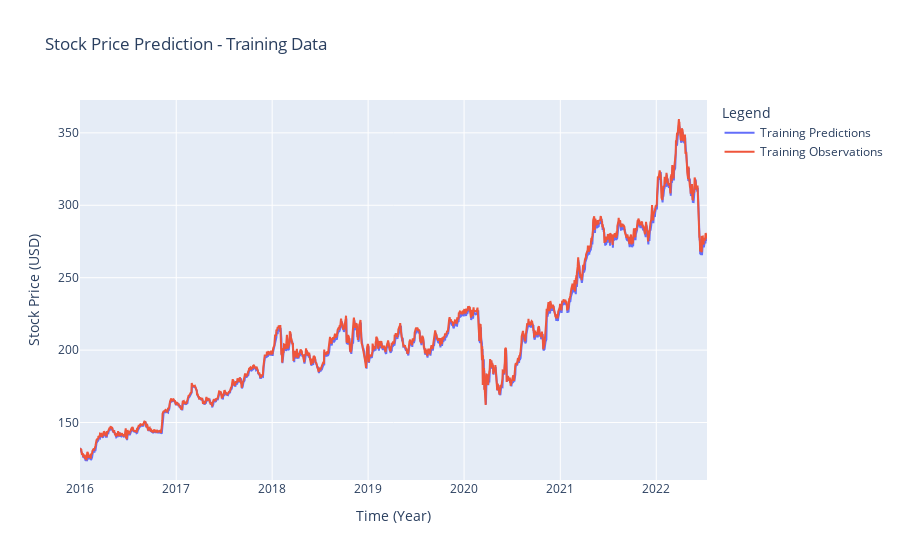

The code cell stored with this chart in its notebook:
### Markdown cell above
## Prediction for training data

### Code cell
train_predictions = model.predict(X_train).flatten()

# Plotting with Matplotlib

plt.plot(dates_train, train_predictions, color = 'b')
plt.plot(dates_train, y_train, color = 'r')
plt.legend(['Training Predictions', 'Training Observations'])
plt.title("Stock Price Prediction - Training Data")
plt.xlabel("Time (year)")
plt.ylabel("Stock price (USD)")
plt.show()

# Plotting with Plotly

import plotly.graph_objects as go

# Create traces (lines) for the training predictions and training observations
trace1 = go.Scatter(x=dates_train, y=train_predictions, mode='lines', name='Training Predictions')
trace2 = go.Scatter(x=dates_train, y=y_train, mode='lines', name='Training Observations')

# Create a figure and add traces
fig = go.Figure()
fig.add_trace(trace1)
fig.add_trace(trace2)

# Update layout with titles and axis labels
fig.update_layout(title='Stock Price Prediction - Training Data',
                  xaxis_title='Time (Year)',
                  yaxis_title='Stock Price (USD)',
                  legend_title='Legend')

# Show plot
fig.show()

### Figure 1 — Plotly figure (JSON) as saved in the notebook; plotly's stock layout.template omitted (floating-point values rounded to 4 significant figures; data arrays with more than 128 entries replaced by an {"elided": "..."} marker saying what was removed)
{"data": [{"mode": "lines", "name": "Training Predictions", "type": "scatter", "x": {"elided": "1643 str values"}, "y": {"elided": "1643 float values"}}, {"mode": "lines", "name": "Training Observations", "type": "scatter", "x": {"elided": "1643 str values"}, "y": {"elided": "1643 float values"}}], "layout": {"legend": {"title": {"text": "Legend"}}, "title": {"text": "Stock Price Prediction - Training Data"}, "xaxis": {"title": {"text": "Time (Year)"}}, "yaxis": {"title": {"text": "Stock Price (USD)"}}}}
